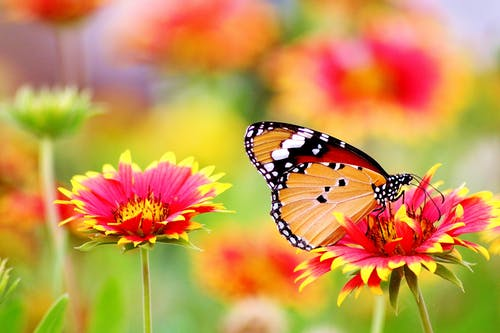
#> input picture image manip/pexels-photo-462118.jpeg, 500 x 333 px
$ python myimg07.py
#> lines starting #> are read from the running program, lines starting #| are printed output that depends on the picture
from PIL import Image
from pylab import *
def addimg():
    try:
        #Relative Path
        #Image on which we want to paste
        img = Image.open("pexels-photo-462118.jpeg")
#> img is the input picture: PIL image 500x333 RGB; mean R, G, B 200.5, 150, 79.3
                #transposing image
        transposed_img = img.transpose(Image.FLIP_LEFT_RIGHT)
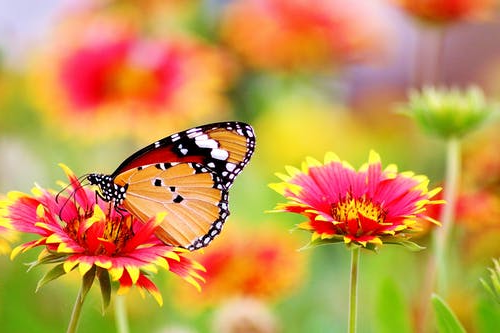
#> transposed_img: PIL image 500x333 RGB; mean R, G, B 200.5, 150, 79.3
        imshow(transposed_img)
        show()
    except IOError:
        pass

addimg()

##An additional argument for an optional image mask image is also available.

$ run again, with image manip/pexels-photo-443446.jpeg copied over image manip/pexels-photo-462118.jpeg
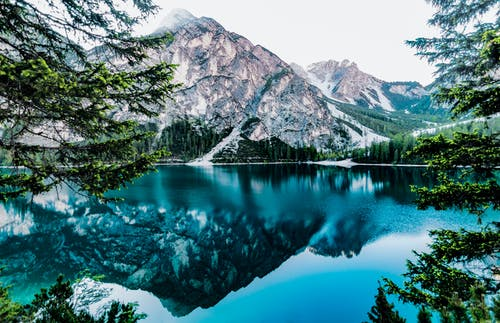
#> input picture image manip/pexels-photo-443446.jpeg, 500 x 323 px
#> in addimg, img is the input picture: PIL image 500x323 RGB; mean R, G, B 79.1, 120.3, 124.6
#> in addimg, `transposed_img = img.transpose(Image.FLIP_LEFT_RIGHT)`:
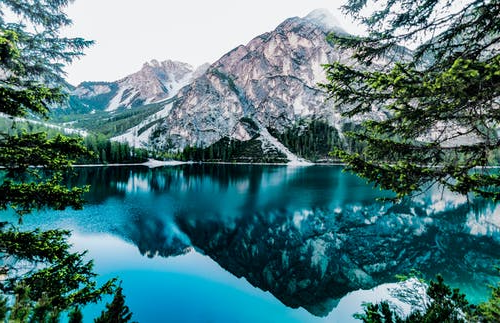
#> transposed_img: PIL image 500x323 RGB; mean R, G, B 79.1, 120.3, 124.6
